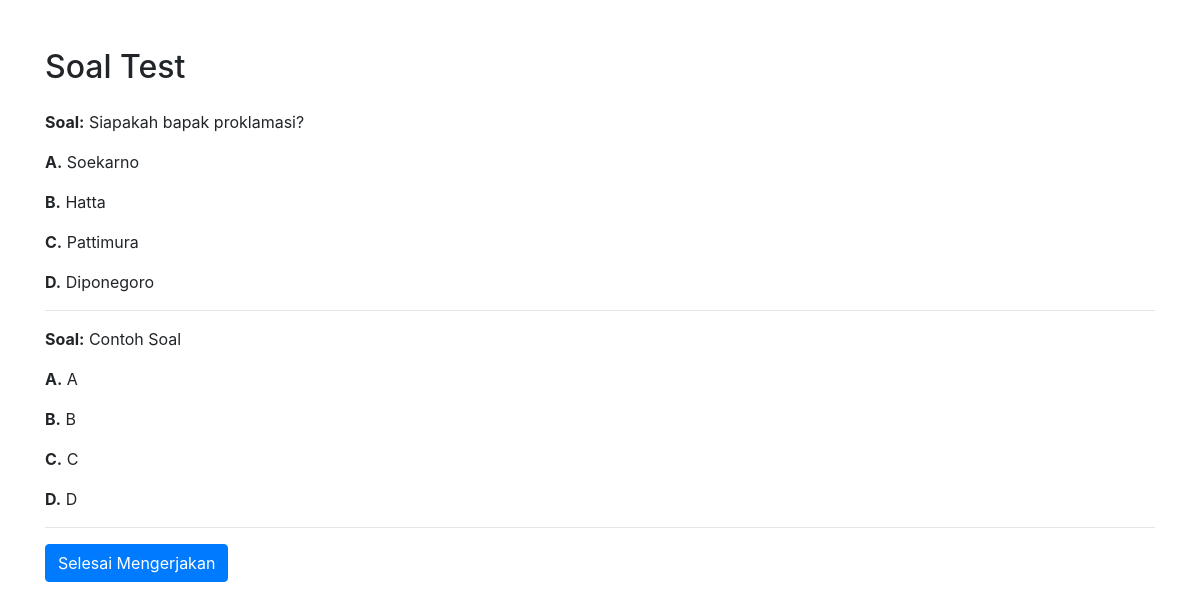
Page /soal_tes.php on the committed database.
### tables this page shows
CREATE TABLE `soal` (
  `no_soal` int(11) NOT NULL,
  `teks_soal` text NOT NULL,
  `pilihan_a` varchar(255) NOT NULL,
  `pilihan_b` varchar(255) NOT NULL,
  `pilihan_c` varchar(255) NOT NULL,
  `pilihan_d` varchar(255) NOT NULL,
  `jawaban_benar` varchar(255) NOT NULL
);

### soal_tes.php (the view, shortened to what this page needs)
<!DOCTYPE html>
<html lang="en">
<head>
    <link rel="stylesheet" href="https://maxcdn.bootstrapcdn.com/bootstrap/4.5.2/css/bootstrap.min.css">
</head>
<body>
    <div class="container mt-5">
        <h2 class="mb-4">Soal Test</h2>
        <?php
        $koneksi = new mysqli("localhost", "root", "", "db_mahasiswa");
        $query = "SELECT * FROM soal";
        $result = $koneksi->query($query);
        if ($result->num_rows > 0) {
            while ($row = $result->fetch_assoc()) {
                echo "<p><strong>Soal:</strong> " . $row["teks_soal"] . "</p>";
                echo "<p><strong>A.</strong> " . $row["pilihan_a"] . "</p>";
                echo "<p><strong>B.</strong> " . $row["pilihan_b"] . "</p>";
                echo "<p><strong>C.</strong> " . $row["pilihan_c"] . "</p>";
                echo "<p><strong>D.</strong> " . $row["pilihan_d"] . "</p>";
                echo "<hr>";
            }
        } else {
            echo "Belum ada soal yang tersedia.";
        }
        ?>
        <a href="hasil_tes.php" class="btn btn-primary">Selesai Mengerjakan</a>
    </div>
</body>
</html>

### rows in the picture
soal: teks_soal "Siapakah bapak proklamasi?", pilihan_a "Soekarno", pilihan_b "Hatta", pilihan_c "Pattimura", pilihan_d "Diponegoro"
soal: teks_soal "Contoh Soal", pilihan_a "A", pilihan_b "B", pilihan_c "C", pilihan_d "D"
